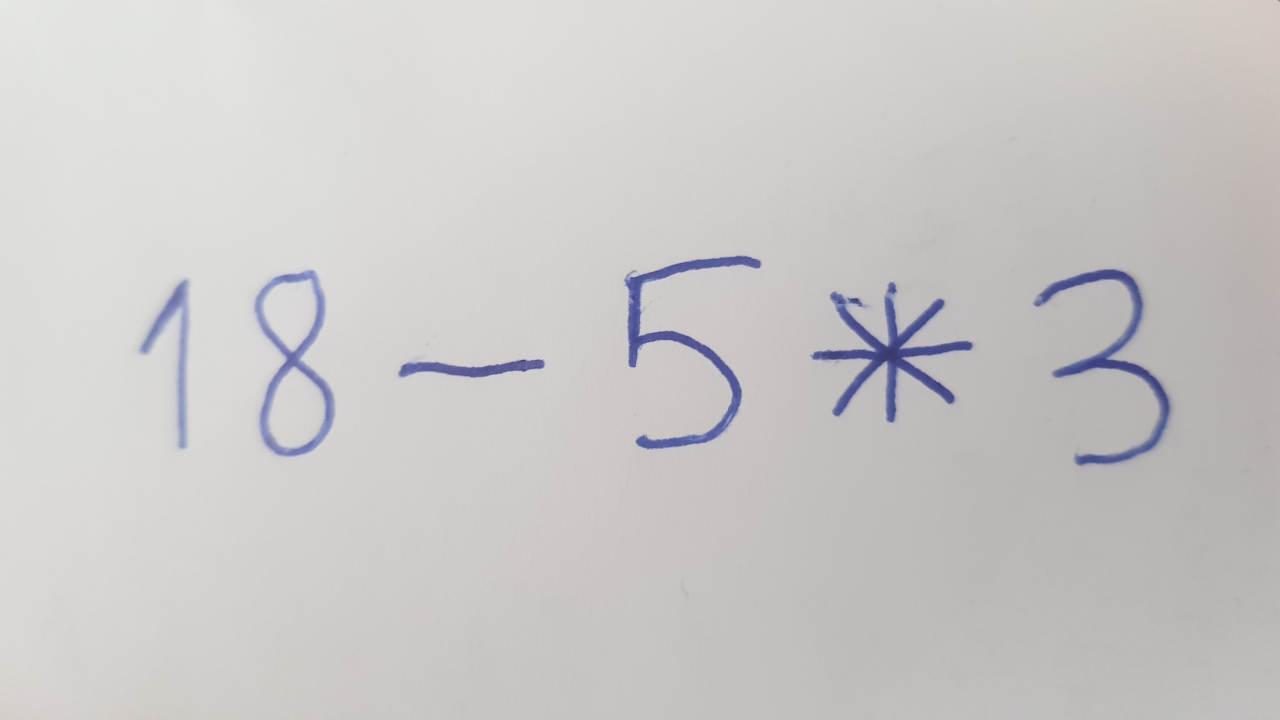
#> input picture equations/Capture1.jpg, 2560 x 1440 px (shown at 1/2 size)
$ python -i character_detector.py   (imports and definitions only)
#> lines starting #> are read from the running program, lines starting #| are printed output that depends on the picture; after the words box and inside, x2 and y2 are one past the last pixel; in counts of white or black regions, pixels touching at a corner belong together
#> further down, picture is the input picture: shape (1440, 2560, 3); mean B, G, R 199.2, 199.9, 202.5
import cv2
import numpy as np


def character_detector(image):
    """returns list of characters detected from image of equation in np.array form"""

    gray = cv2.cvtColor(image, cv2.COLOR_BGR2GRAY)
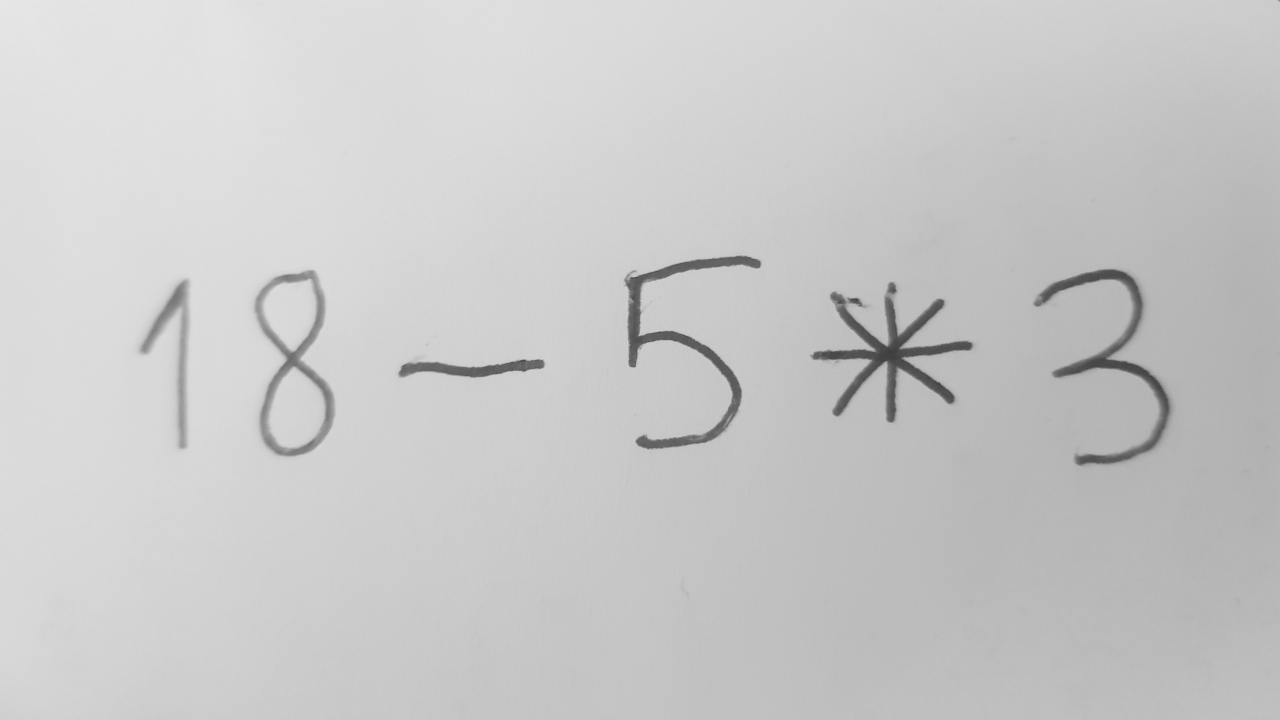
#> gray: shape (1440, 2560) (shown at 1/2 size); min 46, max 234, mean 200.6
    height, width = gray.shape
#> height = 1440; width = 2560
    area = height*width
#> area = 3686400
    blurred = cv2.GaussianBlur(gray, (5, 5), 0)

    thresh_size = int(height/6)
#> thresh_size = 240
    thresh_size = thresh_size if thresh_size%2 else thresh_size+1
#> thresh_size = 241
    thresh = cv2.adaptiveThreshold(blurred,255,cv2.ADAPTIVE_THRESH_GAUSSIAN_C, cv2.THRESH_BINARY_INV,thresh_size,5)
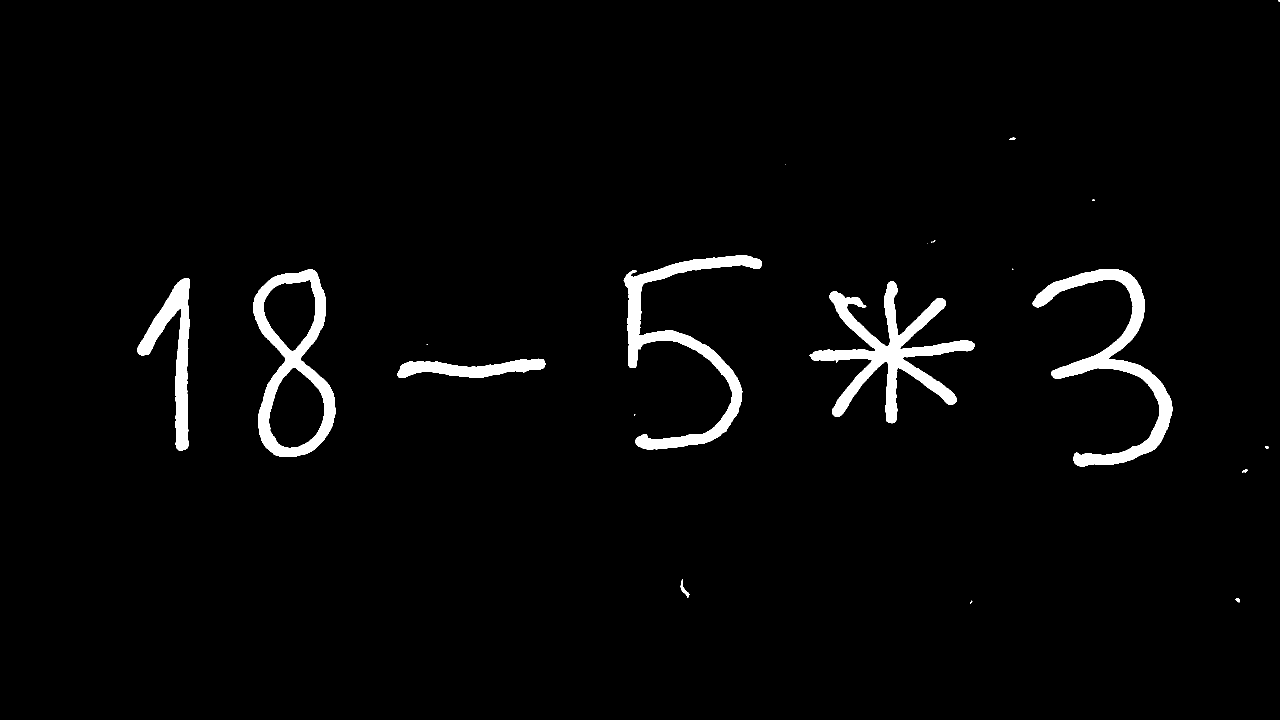
#> thresh: shape (1440, 2560) (shown at 1/2 size); 2.7% white; 21 white regions (10 under 20 px)
    contours, hierarchy = cv2.findContours(thresh, cv2.RETR_TREE, cv2.CHAIN_APPROX_SIMPLE)[-2:]
#> contours = 23 contours, 11 with area under 20; largest, box (x1, y1, x2, y2) and area: (506, 539, 671, 914) 41558, (1619, 563, 1949, 847) 22366, (2065, 538, 2345, 933) 19680, (1247, 510, 1524, 900) 18884, (537, 734, 650, 897) 12922


    #Taking boundaries of contours that are big enough
    boundaries=[]
    for cnt in contours:
        x,y,w,h = cv2.boundingRect(cnt)
        if w>0.07*height or h>0.1*height:
            boundaries.append((x,y,w,h))
#> this loop made 23 passes
#> (x, y, w, h) on passes 1, 2, 3, 4, 5, 6, 7, 9, 10, 11, 12, 13: (1940, 1201, 5, 6), (2471, 1196, 8, 9), (1361, 1158, 18, 37), (2484, 938, 11, 7), (2531, 892, 6, 6), (1268, 828, 3, 3), (795, 717, 296, 39), (1619, 563, 330, 284), (275, 556, 105, 345), (506, 539, 165, 375), (537, 734, 113, 163), (526, 559, 106, 144)
#> (cnt, x, y, w, h) on passes 8, 15, 18: ([[853, 688], [854, 689], [855, 688]], 853, 688, 3, 2), ([[2025, 537], [2025, 539], [2026, 538]], 2025, 537, 2, 3), ([[1863, 483], [1862, 484], [1864, 484], [1864, 483]], 1862, 483, 3, 2)
#> after the loop, boundaries = [(795, 717, 296, 39), (1619, 563, 330, 284), (275, 556, 105, 345), (506, 539, 165, 375), (537, 734, 113, 163), (526, 559, 106, 144), (2065, 538, 280, 395), (1247, 510, 277, 390)]

    boundaries = sorted(boundaries)
#> boundaries = [(275, 556, 105, 345), (506, 539, 165, 375), (526, 559, 106, 144), (537, 734, 113, 163), (795, 717, 296, 39), (1247, 510, 277, 390), (1619, 563, 330, 284), (2065, 538, 280, 395)]

    #We remove contour of picture edge if it exists
    if boundaries[0][0]==0 and boundaries[0][1]==0:
        del(boundaries[0])

    #Some contours can be part of already existing contours. For example 2 circles in number 8. We remove those.
    indices=[]
    for i in range(len(boundaries)):
        for j in range(i):
            if j in indices:
                continue
            x_in = (boundaries[i][0]>boundaries[j][0]) and (boundaries[i][0]+boundaries[i][2]<boundaries[j][0]+boundaries[j][2])
            y_in = (boundaries[i][1]>boundaries[j][1]) and (boundaries[i][1]+boundaries[i][3]<boundaries[j][1]+boundaries[j][3])
            if x_in and y_in:
                indices.append(i)
#> this loop made 8 passes
#> after the loop, indices = [2, 3]

    ba = np.asarray(boundaries)
#> ba = [[275, 556, 105, 345], [506, 539, 165, 375], [526, 559, 106, 144], [537, 734, 113, 163], [795, 717, 296, 39], [1247, 510, 277, 390], [1619, 563, 330, 284], [2065, 538, 280, 395]]
    ba = np.delete(ba,indices,0)
#> ba = [[275, 556, 105, 345], [506, 539, 165, 375], [795, 717, 296, 39], [1247, 510, 277, 390], [1619, 563, 330, 284], [2065, 538, 280, 395]]
    characters=[thresh[ba[i,1]:ba[i,1]+ba[i,3],ba[i,0]:ba[i,0]+ba[i,2]] for i in range(ba.shape[0])]
#> characters = 6 items

    return characters


# [34 lines left out: functions ImageToSquare, ImageResizer, ImageToBinary, not called in this run]


# class for transforming image to list of characters
class CharacterTransformer:
    def __init__(self, dim: int):
        self.dim = dim

    # [5 lines left out: function transform_one, not called in this run]

    def transform(self, images):
        return [self.transform_one(image) for image in images]

>>> import cv2
>>> picture = cv2.imread('equations/Capture1.jpg')
>>> result = character_detector(picture)
#> result = 6 items

$ run again, on equations/Capture3.jpg
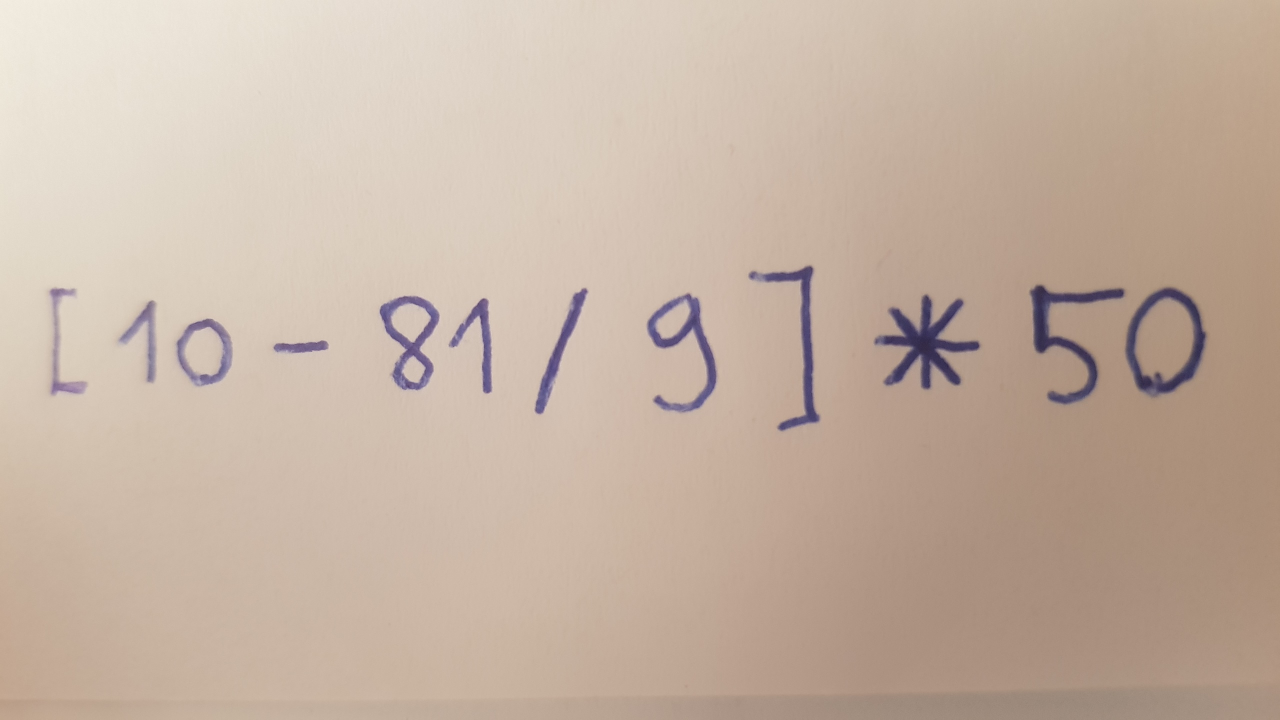
#> input picture equations/Capture3.jpg, 2560 x 1440 px (shown at 1/2 size)
#> picture is the input picture: shape (1440, 2560, 3); mean B, G, R 162.6, 177.9, 197.3
#> in character_detector, `gray = cv2.cvtColor(image, cv2.COLOR_BGR2GRAY)`:
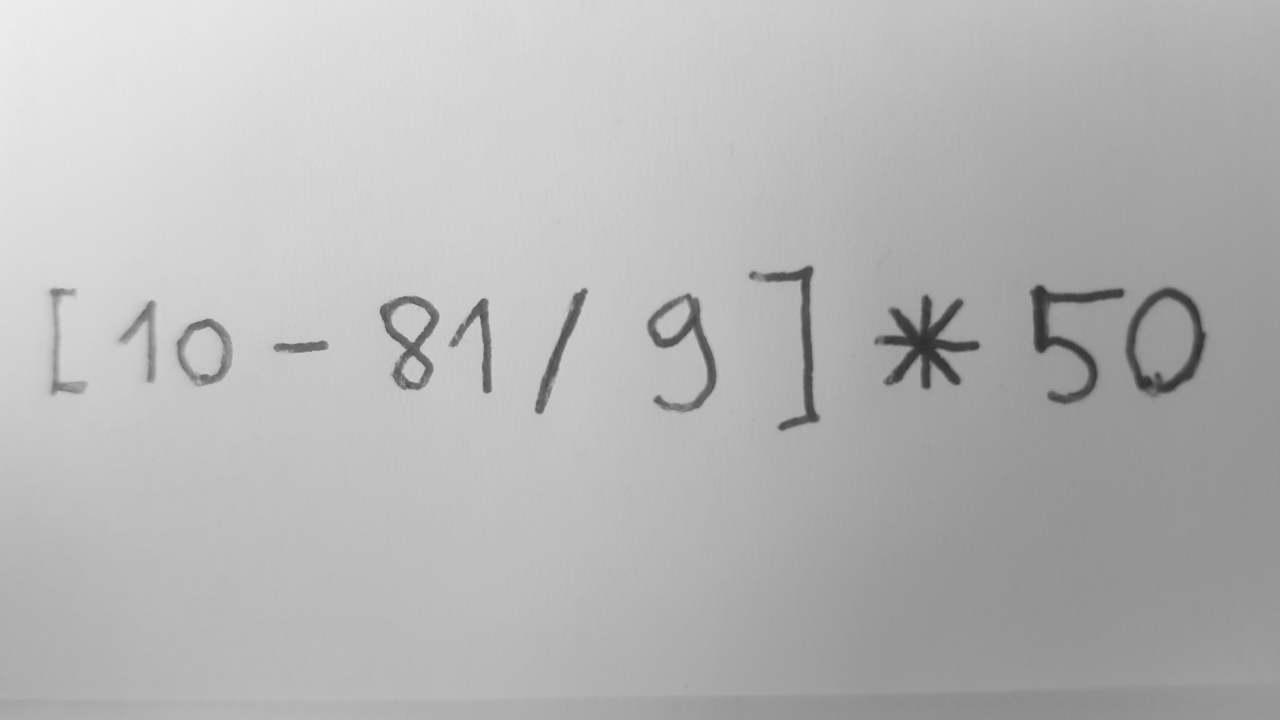
#> gray: shape (1440, 2560) (shown at 1/2 size); min 40, max 240, mean 182
#> in character_detector, `thresh = cv2.adaptiveThreshold(blurred,255,cv2.ADAPTIVE_THRESH_GAUSSIA..`:
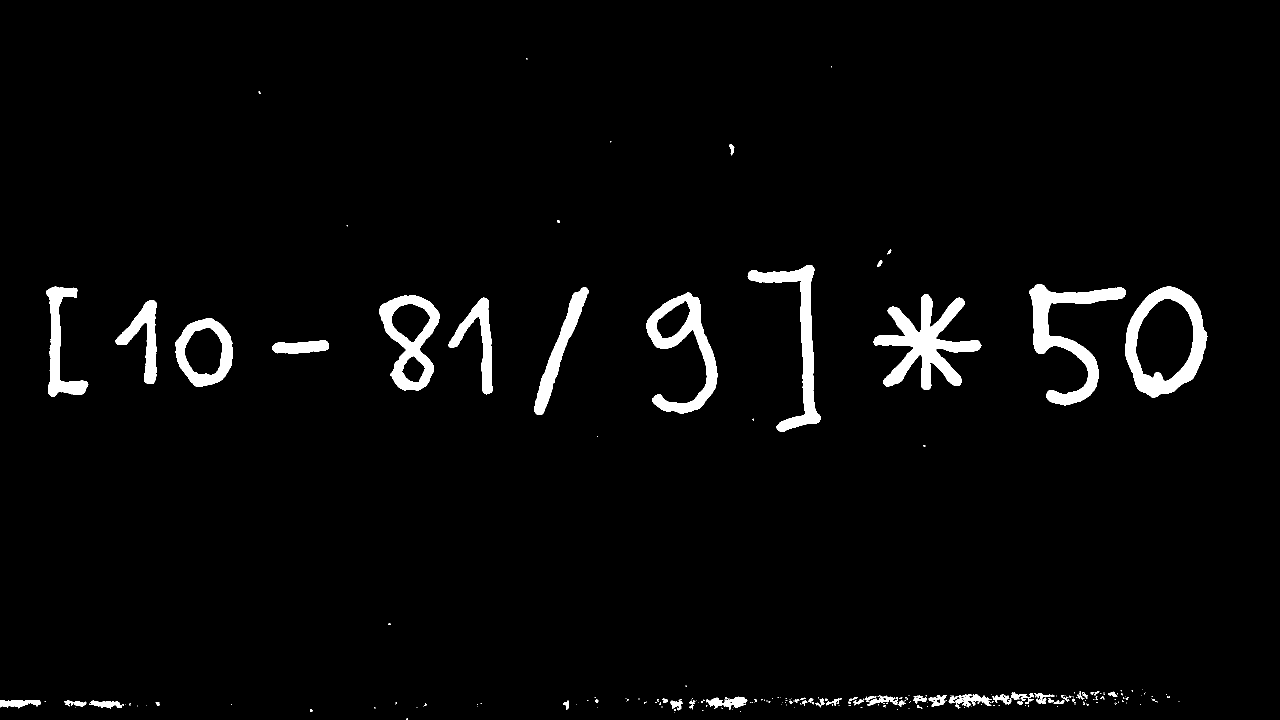
#> thresh: shape (1440, 2560) (shown at 1/2 size); 3% white; 234 white regions (174 under 20 px)
#> contours = 267 contours, 207 with area under 20; largest, box (x1, y1, x2, y2) and area: (2250, 573, 2415, 795) 26742, (1747, 588, 1963, 780) 14535, (758, 591, 879, 781) 14361, (2271, 596, 2388, 763) 14208, (1293, 585, 1435, 827) 13156
#> the loop in character_detector, `for cnt in contours:` made 267 passes
#> (x, y, w, h) on passes 1, 2, 5: (813, 1436, 3, 4), (1348, 1425, 1, 1), (620, 1419, 5, 5)
#> after the loop in character_detector, `for cnt in contours:`: boundaries = 13 items, first 6: (545, 680, 113, 28), (350, 636, 116, 138), (231, 600, 83, 168), (897, 595, 88, 194), (758, 591, 121, 190), (1747, 588, 216, 192)
#> in character_detector, `boundaries = sorted(boundaries)`: boundaries = 13 items, first 6: (93, 573, 84, 220), (231, 600, 83, 168), (350, 636, 116, 138), (545, 680, 113, 28), (758, 591, 121, 190), (897, 595, 88, 194)
#> the loop in character_detector, `for i in range(len(boundaries)):` made 13 passes
#> after the loop in character_detector, `for i in range(len(boundaries)):`: indices = [12]
#> in character_detector, `ba = np.asarray(boundaries)`: ba = 13 rows, first 6: [93, 573, 84, 220], [231, 600, 83, 168], [350, 636, 116, 138], [545, 680, 113, 28], [758, 591, 121, 190], [897, 595, 88, 194]
#> in character_detector, `ba = np.delete(ba,indices,0)`: ba = [[93, 573, 84, 220], [231, 600, 83, 168], [350, 636, 116, 138], [545, 680, 113, 28], [758, 591, 121, 190], [897, 595, 88, 194], [1068, 575, 110, 255], [1293, 585, 142, 242], [1495, 530, 146, 334], [1747, 588, 216, 192], [2059, 569, 192, 242], [2250, 573, 165, 222]]
#> characters = 12 items

$ run again, on equations/Capture4.jpg
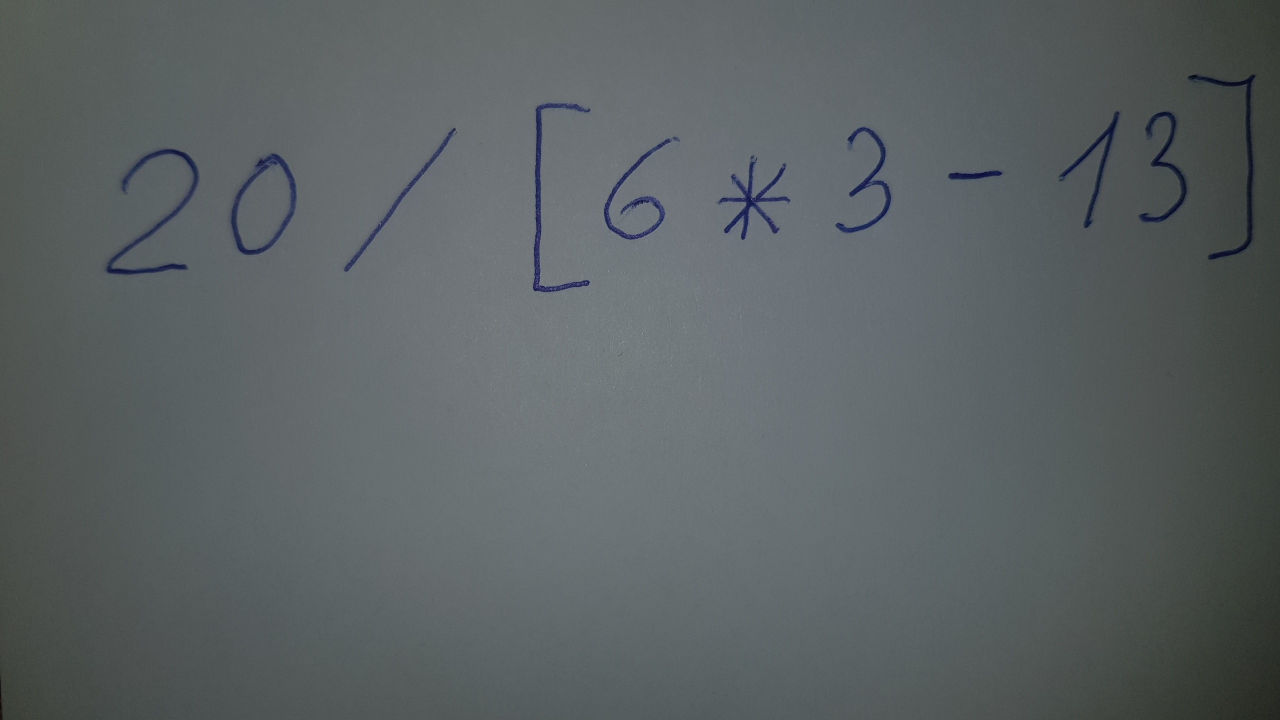
#> input picture equations/Capture4.jpg, 2560 x 1440 px (shown at 1/2 size)
#> picture is the input picture: shape (1440, 2560, 3); mean B, G, R 98.9, 97.2, 90.7
#> in character_detector, `thresh = cv2.adaptiveThreshold(blurred,255,cv2.ADAPTIVE_THRESH_GAUSSIA..`:
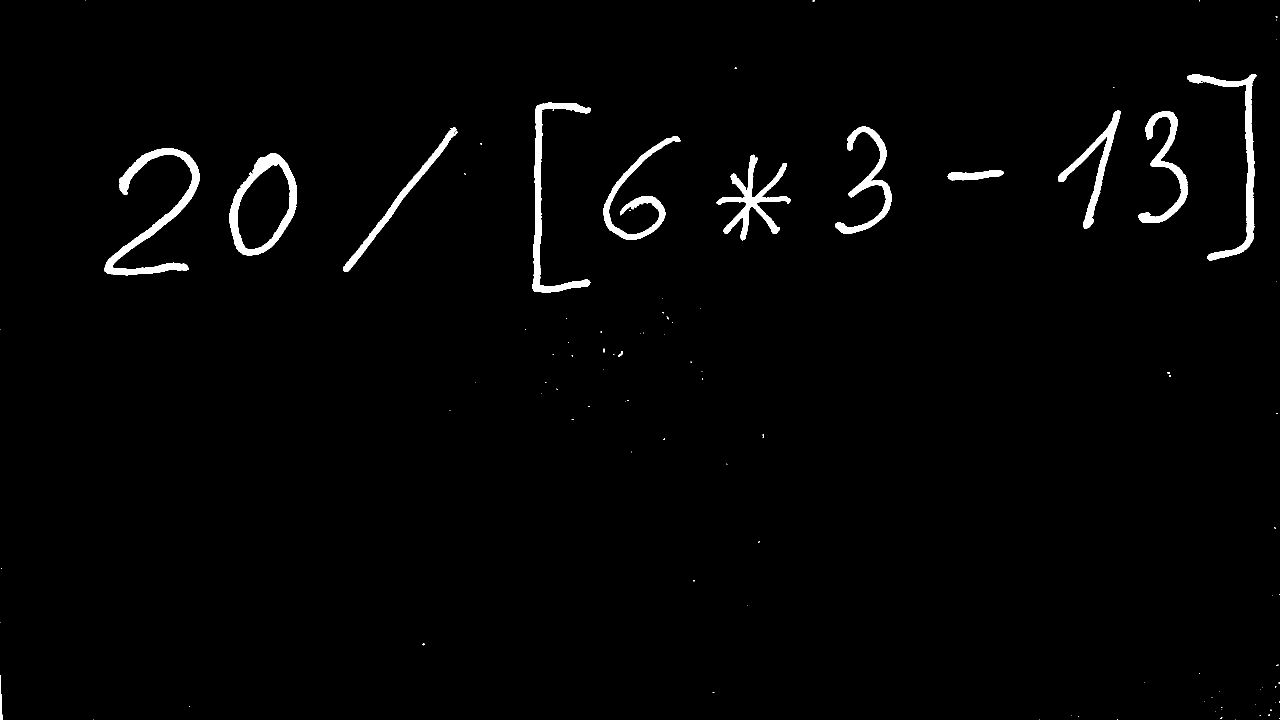
#> thresh: shape (1440, 2560) (shown at 1/2 size); 1.7% white; 102 white regions (88 under 20 px)
#> contours = 104 contours, 90 with area under 20; largest, box (x1, y1, x2, y2) and area: (458, 306, 594, 511) 19241, (474, 327, 581, 500) 12460, (208, 296, 399, 551) 8600, (1065, 205, 1182, 585) 6562, (2375, 148, 2513, 521) 6473
#> the loop in character_detector, `for cnt in contours:` made 104 passes
#> (x, y, w, h) on passes 1, 3, 4, 6, 9, 10, 11, 12: (2470, 1439, 1, 1), (2079, 1439, 1, 1), (187, 1439, 1, 1), (2441, 1435, 4, 3), (2143, 1430, 1, 1), (2537, 1429, 3, 3), (2431, 1423, 1, 1), (2540, 1419, 3, 3)
#> after the loop in character_detector, `for cnt in contours:`: boundaries = 12 items, first 6: (1895, 340, 113, 21), (1432, 309, 149, 172), (458, 306, 136, 205), (474, 327, 107, 173), (208, 296, 191, 255), (1207, 272, 154, 208)
#> in character_detector, `boundaries = sorted(boundaries)`: boundaries = 12 items, first 6: (208, 296, 191, 255), (458, 306, 136, 205), (474, 327, 107, 173), (686, 255, 229, 289), (1065, 205, 117, 380), (1207, 272, 154, 208)
#> the loop in character_detector, `for i in range(len(boundaries)):` made 12 passes
#> after the loop in character_detector, `for i in range(len(boundaries)):`: indices = [2]
#> in character_detector, `ba = np.asarray(boundaries)`: ba = [[208, 296, 191, 255], [458, 306, 136, 205], [474, 327, 107, 173], [686, 255, 229, 289], [1065, 205, 117, 380], [1207, 272, 154, 208], [1432, 309, 149, 172], [1670, 253, 114, 215], [1895, 340, 113, 21], [2117, 221, 124, 237], [2276, 222, 100, 224], [2375, 148, 138, 373]]
#> in character_detector, `ba = np.delete(ba,indices,0)`: ba = [[208, 296, 191, 255], [458, 306, 136, 205], [686, 255, 229, 289], [1065, 205, 117, 380], [1207, 272, 154, 208], [1432, 309, 149, 172], [1670, 253, 114, 215], [1895, 340, 113, 21], [2117, 221, 124, 237], [2276, 222, 100, 224], [2375, 148, 138, 373]]
#> characters = 11 items
